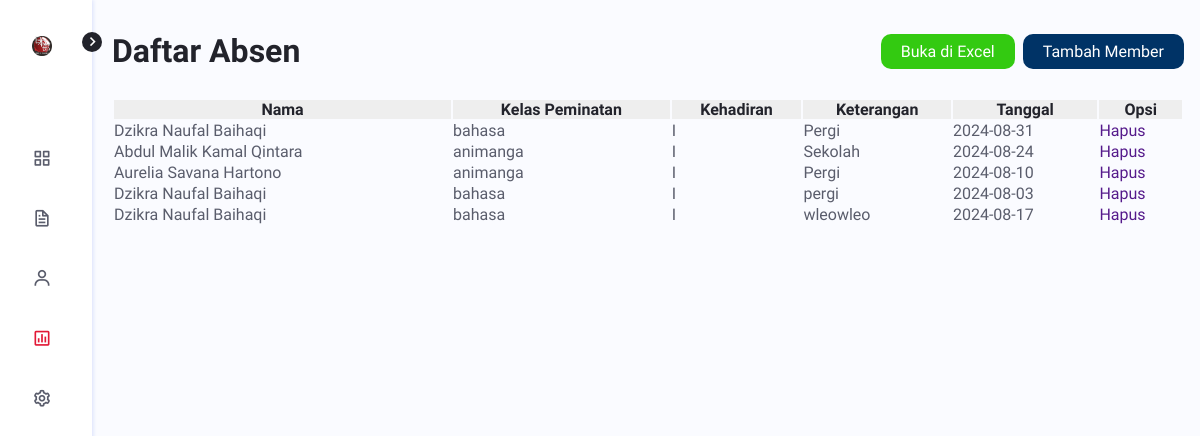
Screenshot of /admin/home/daftarIzin.php with the database file from the repository.
### tables this page shows
CREATE TABLE `data_izin` (
  `id` int(11) NOT NULL,
  `id_member` int(11) NOT NULL,
  `kehadiran` enum('I','S') DEFAULT NULL,
  `keterangan` varchar(255) NOT NULL,
  `tanggal` date DEFAULT NULL
);

CREATE TABLE `data_member` (
  `id` int(2) NOT NULL,
  `nama` varchar(255) DEFAULT NULL,
  `kelas` varchar(255) DEFAULT NULL,
  `kelas_peminatan` enum('bahasa','animanga') DEFAULT NULL
);

### admin/home/daftarIzin.php (the view, shortened to what this page needs)
<?php
    include('../../connection/connection.php');
    $queryIzin = $connect->prepare("SELECT * FROM data_izin");
    $queryIzin->execute();
    $resultsIzin = $queryIzin->get_result()->fetch_all(MYSQLI_ASSOC);
    $queryMember = $connect->prepare("SELECT * FROM data_member");
    $queryMember->execute();
    $resultsMember = $queryMember->get_result()->fetch_all(MYSQLI_ASSOC);
?>
<!DOCTYPE html>
<html lang="en">
<head>
    <link href='https://unpkg.com/boxicons@2.1.2/css/boxicons.min.css' rel='stylesheet'>
    <link rel="stylesheet" href="https://cdn.datatables.net/2.0.7/css/dataTables.dataTables.css">
    <link href="https://cdn.jsdelivr.net/npm/select2@4.1.0-rc.0/dist/css/select2.min.css" rel="stylesheet" />
    <link rel="stylesheet" href="../../dist/style/style.css">
</head>
<body>
<div class="nav" id="nav">
        <nav class="nav__content">
            <div class="nav__toggle" id="nav-toggle">
                <i class='bx bx-chevron-right' ></i>
            </div>
            <a href="" class="nav__logo">
                <img src="../../dist/image/logo.png" alt="" width="20px">
            </a>
            <div class="nav__list">
                <a href="dashboard.php" class="nav__link ">
                    <i class='bx bx-grid-alt'></i>
                </a>
                <a href="daftarAbsen.php" class="nav__link ">
                    <i class='bx bx-file'></i>
                </a>
                <a href="daftarMember.php" class="nav__link ">
                    <i class='bx bx-user'></i>
                </a>
                <a href="daftarIzin.php" class="nav__link active-link">
                    <i class='bx bx-bar-chart-square'></i>
                </a>
                <a href="settings/settings.php" class="nav__link">
                    <i class='bx bx-cog'></i>
                </a>
            </div>
        </nav>
    </div>
    <main class="container section">
        <header>
            <h1>Daftar Absen</h1>
            <div class="header-action">
                <a href="">Buka di Excel</a>
                <a href="">Tambah Member</a>
            </div>
        </header>
        <table id="table" class="table table-striped display" style="width:100%">
            <thead>
                <tr>
                    <th>Nama</th>
                    <th>Kelas Peminatan</th>
                    <th>Kehadiran</th>
                    <th>Keterangan</th>
                    <th>Tanggal</th>
                    <th>Opsi</th>
                </tr>
            </thead>
            <tbody>
            <?php foreach ($resultsIzin as $resultIzin):?>
            <?php
                $memberId = $resultIzin['id_member'];
                $memberFound = array_filter($resultsMember, function($resultMember) use ($memberId) {
                    return $resultMember['id'] === $memberId;
                });
                $memberFound = reset($memberFound);
            ?>
            <tr>
                <?php if ($memberFound):?>
                    <td><?= htmlspecialchars($memberFound['nama']);?></td>
                    <td><?= htmlspecialchars($memberFound['kelas_peminatan']);?></td>
                <?php else:?>
                    <td>No member found</td>
                <?php endif;?>
                        <td><?php echo htmlspecialchars($resultIzin['kehadiran']); ?></td>
                        <td><?php echo htmlspecialchars($resultIzin['keterangan']); ?></td>
                        <td><?php echo htmlspecialchars($resultIzin['tanggal']); ?></td>
                        <td><a href="">Hapus</a></td>
                    </tr>
                <?php  endforeach; ?>
            </tbody>
        </table>
    </main>
</body>
</html>

### rows the page displays
data_izin: id_member.nama "Dzikra Naufal Baihaqi", id_member.kelas_peminatan "bahasa", kehadiran "I", keterangan "Pergi", tanggal "2024-08-31"
data_izin: id_member.nama "Abdul Malik Kamal Qintara", id_member.kelas_peminatan "animanga", kehadiran "I", keterangan "Sekolah", tanggal "2024-08-24"
data_izin: id_member.nama "Aurelia Savana Hartono", id_member.kelas_peminatan "animanga", kehadiran "I", keterangan "Pergi", tanggal "2024-08-10"
data_izin: id_member.nama "Dzikra Naufal Baihaqi", id_member.kelas_peminatan "bahasa", kehadiran "I", keterangan "pergi", tanggal "2024-08-03"
data_izin: id_member.nama "Dzikra Naufal Baihaqi", id_member.kelas_peminatan "bahasa", kehadiran "I", keterangan "wleowleo", tanggal "2024-08-17"
